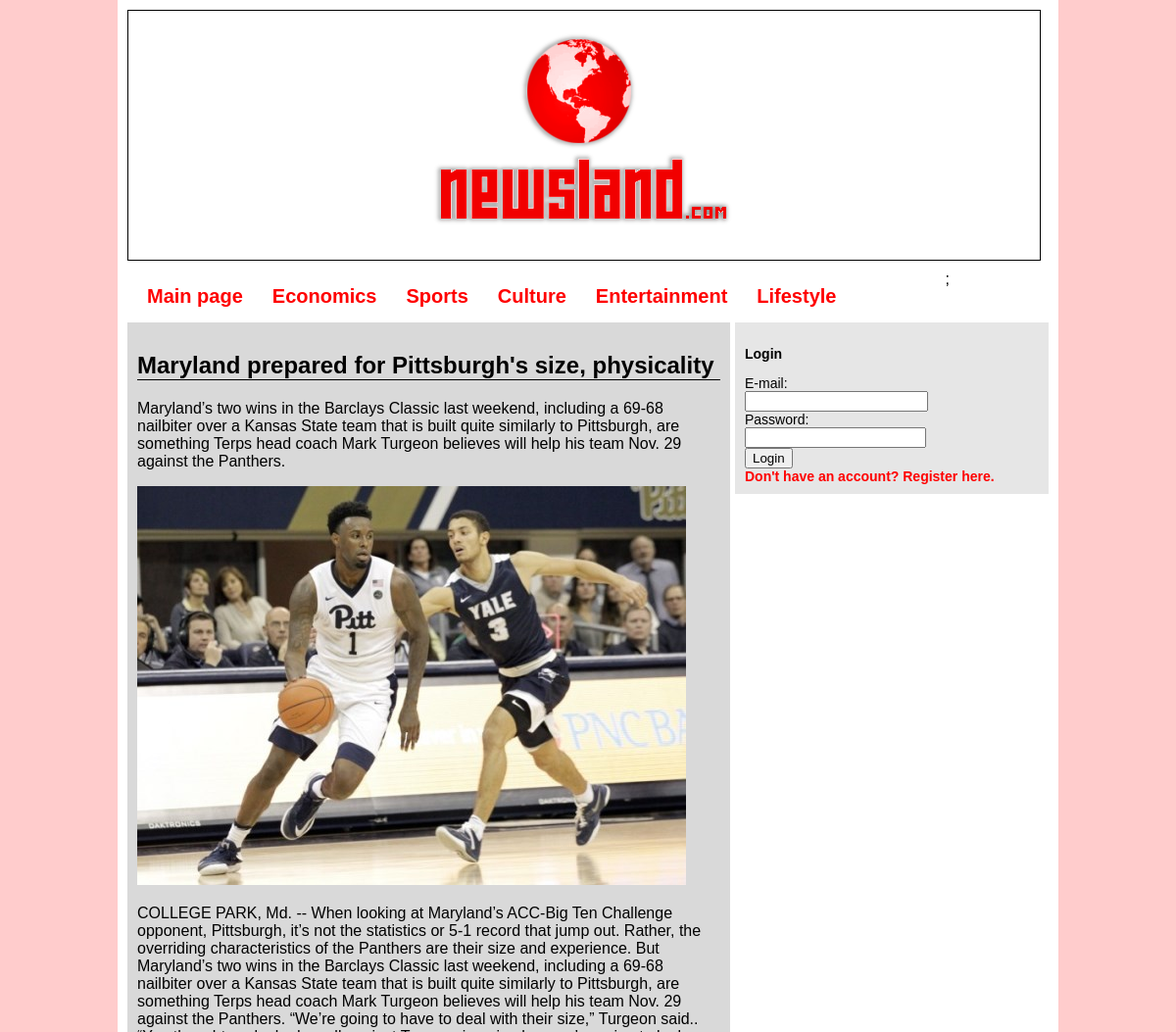
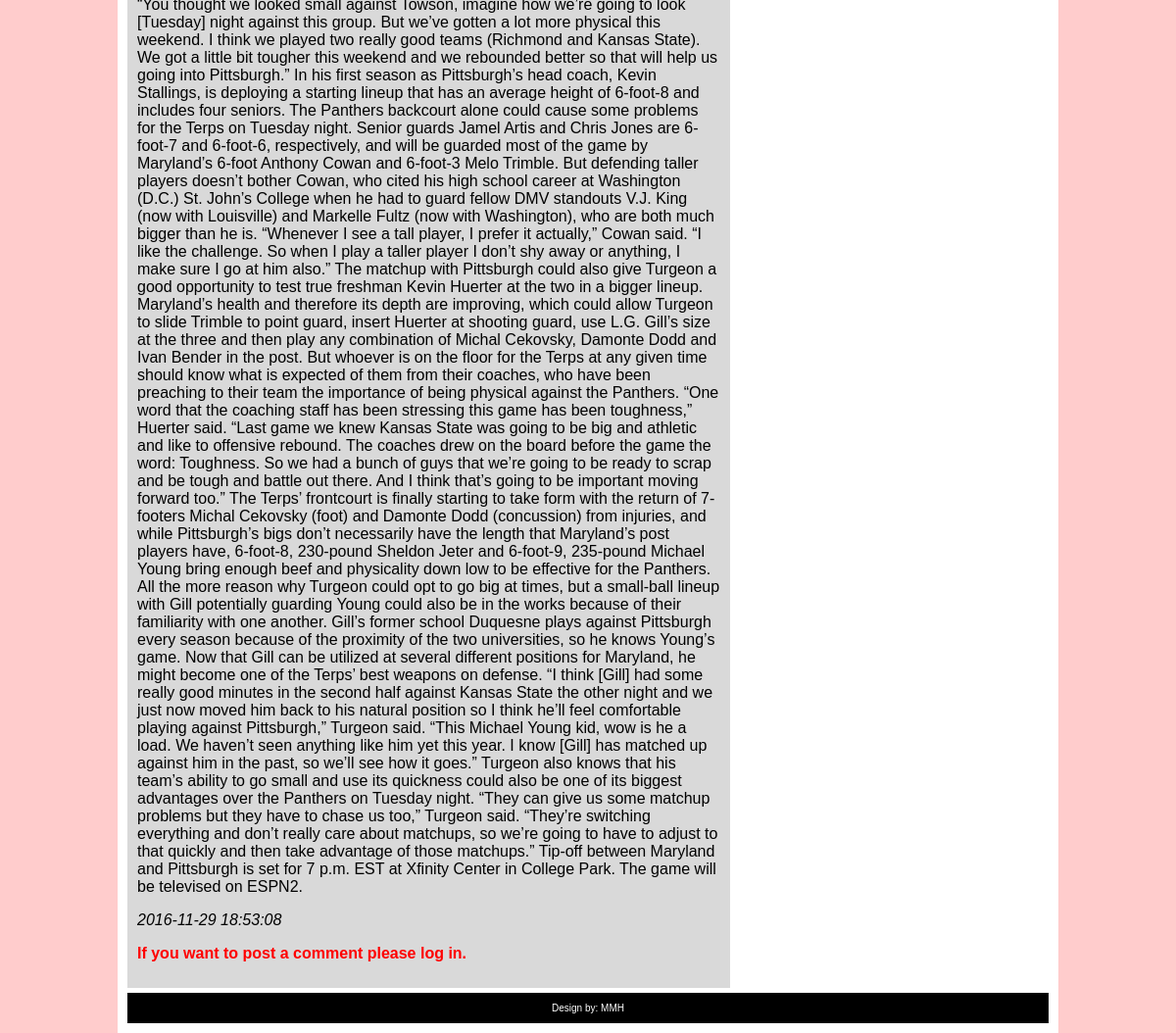
The page /readmore.php?id=4 on the database its author committed (2 pictures, top to bottom).
### tables this page shows
CREATE TABLE `categories` (
  `categoryid` int(11) NOT NULL AUTO_INCREMENT,
  `categoryname` varchar(50) NOT NULL,
  PRIMARY KEY (`categoryid`)
);

CREATE TABLE `news` (
  `newsid` int(11) NOT NULL AUTO_INCREMENT,
  `title` varchar(100) NOT NULL,
  `intro` varchar(500) NOT NULL,
  `img` varchar(100) NOT NULL,
  `content` text NOT NULL,
  `categoryid` int(11) NOT NULL,
  `publishtime` datetime NOT NULL DEFAULT CURRENT_TIMESTAMP,
  PRIMARY KEY (`newsid`)
);

### readmore.php (the view, shortened to what this page needs)
<?php
	include_once "core/dbs.php";
?>
<!DOCTYPE HTML>
<html>
	<head>
		<link rel="stylesheet" type="text/css" href="css/style.css">
	</head>
	<body>
	<div id="wrapper">
		<header>
			<a href="index.php"><img src="img/newsland.png" alt="newsLand Logo"></a>
		</header>
		<nav>
			<?php
				require_once "modules/menubar.php"
			?>
		</nav>
		<div id="main">
				<?php
					if(isset($_GET['id'])){
						$id = trim($_GET['id']);
						if(!empty($id)){
							$id = $pdo->quote($id);
							$res = $pdo->query("SELECT title, intro, img, content, publishtime FROM news WHERE newsid = {$id}");
							if($res->rowCount() != 1){
								echo "Error: There are no news with that search criteria.";
							}else{
							$news = $res->fetch(PDO::FETCH_ASSOC);
							echo "<div><h2 class='line'>" . $news['title'] . "</h2>";
							echo "<p>" . $news['intro'] . "</p>";
							echo "<img src='img/newsimg/" . $news['img'] . "'/>";
							echo "<p>" . $news['content'] . "</p>";
							echo "<p><i>" . $news['publishtime'] . "</i></p></div>";
							}
							if(isset($_SESSION['fname']) && isset($_SESSION['userid'])){
							echo '<form action="addcomment.php" method="post" id="comment">';
							echo '<textarea name="commentcontent" placeholder="Enter your comment..."></textarea><br/>';
							echo '<input type="hidden" name="userid" value="' . $_SESSION['userid'] . '">';
							echo '<input type="hidden" name="newsid" value="' . $_GET['id'] . '">';
							echo '<input type="submit" name="send" value="Send">';
							echo '</form>';
							echo "<hr>";
							$resc = $pdo->query("SELECT * FROM comment_details WHERE newsid = {$id}");
							if($resc->rowCount() > 0){
								while($com = $resc->fetch(PDO::FETCH_ASSOC)){
								echo "<div class='comment'>";
								echo "<p><b>" . $com['fname'] . "</b></p>";
								echo "<p class='comt'><i>" . $com['commenttime'] . "</i></p>";
								echo "<p>" . $com['commentcontent'] . "</p>";
									if($_SESSION['userid'] == $com['userid'] || $_SESSION['status'] == 9){
										echo "<a href='delcom.php?id=" . $com['commentid'] . "'>Delete comment</a>";
									}
								echo "</div>";
							}
							}
							}else{
								echo '<p class="logreq">If you want to post a comment please log in.</p>';
							}
						}
					}
				?>
		</div>
		<aside>
			<?php
				if(isset($_SESSION['w'])){
					include_once "modules/" . $_SESSION['w'] . ".php";
				}else{
					include_once "modules/loginW.php";
				}
			?>
		</aside>
		<footer>
			Design by: MMH
		</footer>
		</div>
	</body>
</html>

### modules/menubar.php
<ul id=white">
	<li><a href="index.php">Main page</a></li>;
<?php
		$res = $pdo->query("SELECT categoryid, categoryname FROM categories");
		while($category = $res->fetch(PDO::FETCH_ASSOC)){
			echo "<li><a href='categorylist.php?id=" . $category['categoryid'] . "'>" . $category['categoryname'] . "</a></li>";
		}
	?>
				</ul>

### modules/loginW.php
    <p><strong>Login</strong></p>
<form action="login.php" method="POST">
	<label for="email">E-mail:</label><br>
	<input type="text" name="email"><br>
	<label for="password">Password:</label><br>
	<input type="password" name="password"><br>
	<input type="submit" value="Login">
</form>
<a href="register.php">Don't have an account? Register here.</a>

### css/style.css (style rules this page uses)
body { margin:0; padding:0; background-color:#ffcccc; font-family: 'Arial', sans-serif; }
#wrapper { width:980px; background:#fff; padding:10px; margin:0 auto; }
header { width:960px; background:white; padding:5px; clear:both; margin-bottom:5px; text-align:center; border:1px solid black; }
nav { margin:0px; padding:5px; text-align:center; }
nav ul { margin:0; padding:0; list-style:none; text-decoration:none; }
nav ul li { float:left; }
nav ul li a { display:block; padding:15px; font-size:20px; }
a:link,a:visited { text-decoration:none; color:red; font-weight:bold; }
#main { width:635px; padding:10px; background:#d9d9d9; float:left; margin-bottom:5px; }
aside { float:right; width:300px; padding:10px; background:#e6e6e6; margin-bottom:5px; font-size:14px; }
footer { width:960px; padding:10px; background:black; clear:both; text-align:center; color:white; font-size:10px; }
.line { border-bottom: 1px solid black; }
input[type="text"] { font-weight:bold; }
.logreq { color:red; font-weight:bold; }
@media screen and (min-width:1024px) and (max-width:1260px) { #wrapper { width:940px; } }
@media screen and (min-width:1024px) and (max-width:1260px) { header { width:920px; } }
@media screen and (min-width:1024px) and (max-width:1260px) { #main { width:595px; } }
@media screen and (min-width:1024px) and (max-width:1260px) { footer { width:920px; } }

### rows shown on the page
categories: categoryname "Economics"
categories: categoryname "Sports"
categories: categoryname "Culture"
categories: categoryname "Entertainment"
categories: categoryname "Lifestyle"
news: title "Maryland prepared for Pittsburgh's size, physicality", intro "Maryland’s two wins in the Barclays Classic last weekend, including a 69-68 nailbiter over a Kansas State team that is built quite similarly to Pittsburgh, are something Terps head coach Mark Turgeon believes will help his team Nov. 29 against the Panthers.", img (picture), content "COLLEGE PARK, Md. -- When looking at Maryland’s ACC-Big Ten Challenge opponent, Pittsburgh, it’s not the statistics or 5-1 record that jump out. Rather, the overriding characteristics of the Panthers are their size and experience. But Maryland’s two wins in the Barclays Classic last weekend, including a 69-68 nailbiter over a Kansas State team that is built quite similarly to Pittsburgh, are something Terps head coach Mark Turgeon believes will help his team Nov. 29 against the Panthers. “We’re going to have to deal with their size,” Turgeon said.. “You thought we looked small against Towson, imagine how we’re going to look [Tuesday] night against this group. But we’ve gotten a lot more…", publishtime "2016-11-29 18:53:08"
